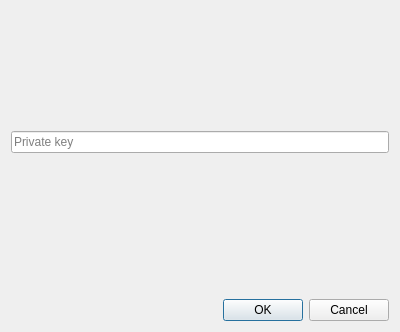
<?xml version="1.0" encoding="UTF-8"?>
<ui version="4.0">
 <class>PKeyDialog</class>
 <widget class="QDialog" name="PKeyDialog">
  <property name="geometry">
   <rect>
    <x>0</x>
    <y>0</y>
    <width>400</width>
    <height>332</height>
   </rect>
  </property>
  <property name="windowTitle">
   <string>Load wallet from words</string>
  </property>
  <layout class="QVBoxLayout" name="verticalLayout_2">
   <item>
    <layout class="QVBoxLayout" name="verticalLayout">
     <item>
      <widget class="QWidget" name="widget_2" native="true">
       <property name="sizePolicy">
        <sizepolicy hsizetype="Preferred" vsizetype="Expanding">
         <horstretch>0</horstretch>
         <verstretch>0</verstretch>
        </sizepolicy>
       </property>
      </widget>
     </item>
     <item>
      <widget class="QLineEdit" name="pkLineEdit">
       <property name="placeholderText">
        <string>Private key</string>
       </property>
      </widget>
     </item>
     <item>
      <widget class="QLabel" name="warningLabel">
       <property name="text">
        <string/>
       </property>
      </widget>
     </item>
     <item>
      <widget class="QWidget" name="widget" native="true">
       <property name="sizePolicy">
        <sizepolicy hsizetype="Preferred" vsizetype="Expanding">
         <horstretch>0</horstretch>
         <verstretch>0</verstretch>
        </sizepolicy>
       </property>
      </widget>
     </item>
    </layout>
   </item>
   <item>
    <widget class="QDialogButtonBox" name="buttonBox">
     <property name="enabled">
      <bool>true</bool>
     </property>
     <property name="orientation">
      <enum>Qt::Horizontal</enum>
     </property>
     <property name="standardButtons">
      <set>QDialogButtonBox::Cancel|QDialogButtonBox::Ok</set>
     </property>
    </widget>
   </item>
  </layout>
 </widget>
 <resources/>
 <connections>
  <connection>
   <sender>buttonBox</sender>
   <signal>accepted()</signal>
   <receiver>PKeyDialog</receiver>
   <slot>accept()</slot>
   <hints>
    <hint type="sourcelabel">
     <x>248</x>
     <y>254</y>
    </hint>
    <hint type="destinationlabel">
     <x>157</x>
     <y>274</y>
    </hint>
   </hints>
  </connection>
  <connection>
   <sender>buttonBox</sender>
   <signal>rejected()</signal>
   <receiver>PKeyDialog</receiver>
   <slot>reject()</slot>
   <hints>
    <hint type="sourcelabel">
     <x>316</x>
     <y>260</y>
    </hint>
    <hint type="destinationlabel">
     <x>286</x>
     <y>274</y>
    </hint>
   </hints>
  </connection>
 </connections>
</ui>
